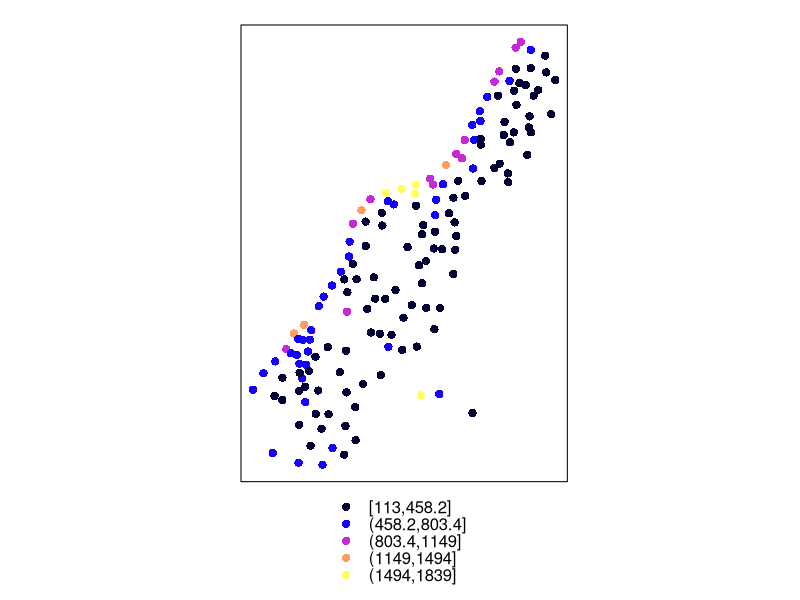
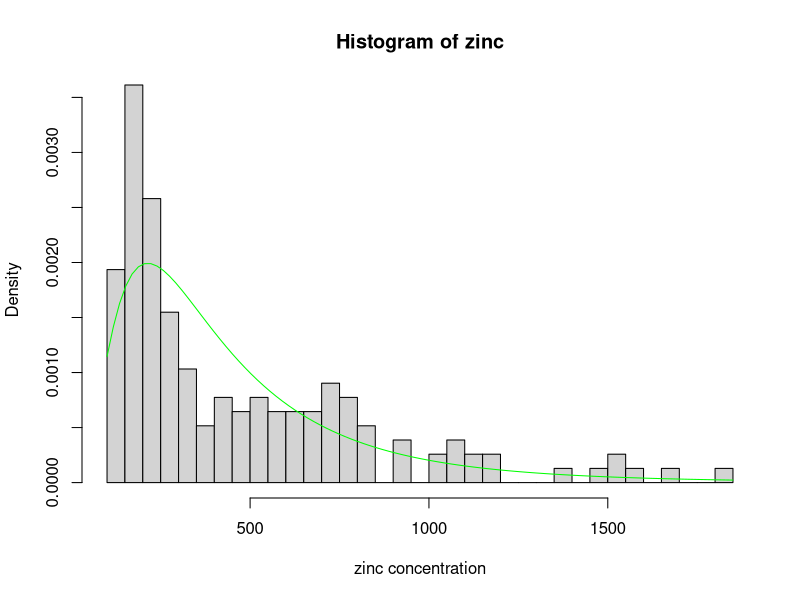

Reproduce these figures in R, in order. (Note: this script raises an error after producing the figures.)
## libraries ##
library("sp")
4
## meuse - spatial points data.frame ##
data("meuse")
coordinates(meuse) = ~x+y

spplot(meuse,"zinc", col.regions=bpy.colors(5))

## margins ##
hist(meuse[["zinc"]],freq=F,n=30,ylim=c(0,0.0035), 
     main="Histogram of zinc", xlab="zinc concentration")

# gevEsti <- fgev(meuse[["zinc"]])$estimate
meanLog <- mean(log(meuse[["zinc"]]))
sdLog <- sd(log(meuse[["zinc"]]))
# curve(dgev(x,gevEsti[1], gevEsti[2], gevEsti[3]),add=T,col="red")
curve(dlnorm(x,meanLog,sdLog),add=T,col="green")

pMar <- function(q) plnorm(q, meanLog, sdLog)
qMar <- function(p) qlnorm(p, meanLog, sdLog)
dMar <- function(x) dlnorm(x, meanLog, sdLog)

meuse$marZinc <- pMar(meuse$zinc)

## lag classes ##
bins <- calcBins(meuse, var="marZinc", nbins=10, cutoff=800)

## calculate parameters for Kendall's tau function ##
# either linear
calcKTauLin <- fitCorFun(bins, degree=1, cutoff=600)
curve(calcKTauLin,0, 1000, col="red",add=TRUE)

# or polynomial (used here)
calcKTauPol <- fitCorFun(bins, degree=3)
curve(calcKTauPol,0, 1000, col="purple",add=TRUE)

copCandidates <- c(normalCopula(0.2), tCopula(0.2),
                   claytonCopula(0.2), frankCopula(1.2), 
                   gumbelCopula(1.2), joeBiCopula(1.5),
                   indepCopula())

## find best fitting copula per lag class
loglikTau <- loglikByCopulasLags(bins, meuse, calcKTauPol,
                                 families = copCandidates)
bestFitTau <- apply(apply(loglikTau$loglik, 1, rank, na.last=T), 2, 
                    function(x) which(x==7))
colnames(loglikTau$loglik)[bestFitTau]

## set-up a spatial Copula ##
spCop <- spCopula(components = c(copCandidates[bestFitTau[1]], copCandidates[bestFitTau]),
                  distances=c(0, bins$meanDists),
                  spDepFun=calcKTauPol, unit="m")

## compare spatial copula loglik by lag:
lagData <- lapply(bins$lags, function(x) {
  as.matrix((cbind(meuse[x[,1], "marZinc"]@data,
                   meuse[x[,2], "marZinc"]@data)))
})

spLoglik <- NULL
for(i in 1:length(bins$lags)) {
  cat("Lag",i,"\n")
  spLoglik <- c(spLoglik,
                sum((dCopula(u=lagData[[i]], spCop,log=T,
                             h=bins$lags[[i]][,3]))))
}

plot(spLoglik, ylab="log-likelihood", xlim=c(1,11)) 
points(loglikTau$loglik[cbind(1:10,bestFitTau)], col="green", pch=16)
points(loglikTau$loglik[,1], col="red", pch=5)
text(x=(1:10+0.5), y=spLoglik, lapply(lagData,length))
legend("topright",
       c("Spatial Copula", "best copula per lag", "Gaussian Copula",
         "number of pairs"), 
       pch=c(1,16,5,50), col=c("black", "green", "red"))

##
# spatial vine
vineDim <- 5L
meuseNeigh <- getNeighbours(meuse,var="marZinc",size=vineDim)

vineCop <- vineCopula(4L)

meuseSpVineFit <- fitCopula(spVineCopula(spCop, vineCop),
                         list(meuseNeigh, meuse))

# log-likelihood:
meuseSpVineFit@loglik

meuseSpVine <- meuseSpVineFit@copula

##
# leave-one-out x-validation
time <- proc.time()  # ~25 s
predMedian <- NULL
predMean <- NULL
for(loc in 1:nrow(meuseNeigh@data)) { # loc <- 145
  cat("Location:",loc,"\n")
  condSecVine <- condSpVine(condVar=as.numeric(meuseNeigh@data[loc,-1]), 
                            dists=list(meuseNeigh@distances[loc,,drop=F]),meuseSpVine)
  
  predMedian <- c(predMedian, qMar(optimise(function(x) abs(integrate(condSecVine,0,x)$value-0.5),c(0,1))$minimum))
  
  condExp <-  function(x) {
    condSecVine(pMar(x))*dMar(x)*x
  }
  
  predMean <- c(predMean, integrate(condExp,0,3000,subdivisions=1e6)$value)
}
proc.time()-time

mean(abs(predMean-meuse$zinc))
mean(predMean-meuse$zinc)
sqrt(mean((predMean-meuse$zinc)^2))

mean(abs(predMedian-meuse$zinc))
mean(predMedian-meuse$zinc)
sqrt(mean((predMedian-meuse$zinc)^2))

plot(predMean,meuse$zinc)
abline(0,1)

plot(predMedian,meuse$zinc)
abline(0,1)

## kriging results:
# same neighbourhood size 5L:
# MAE:  158.61
# BIAS:  -4.24
# RMSE: 239.85
#
# global kriging:
# MAE:  148.85
# BIAS:  -3.05
# RMSE: 226.15
